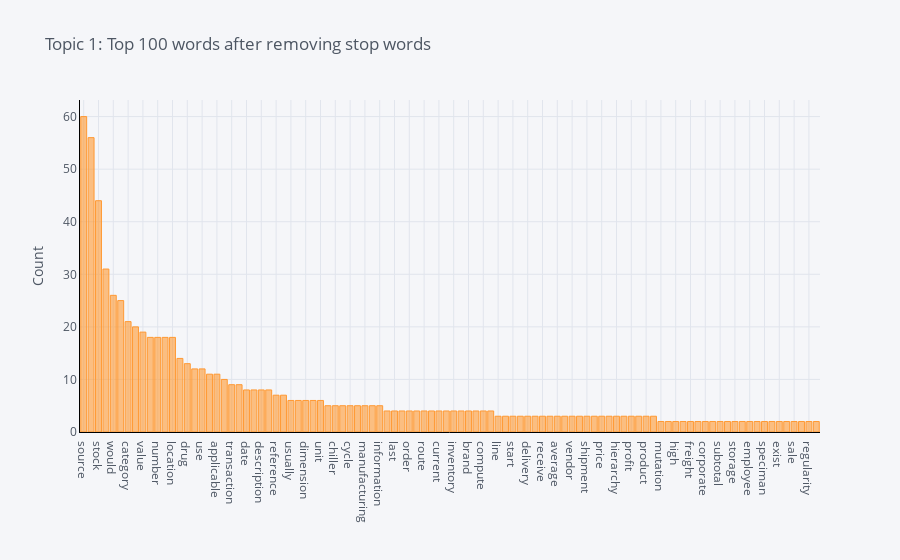

The cell this chart's notebook holds for it:
### Code cell
plot_model(lda, plot='frequency', topic_num = 'Topic 1')

### Figure 1 — Plotly figure (JSON) as saved in the notebook; plotly's stock layout.template omitted (floating-point values rounded to 4 significant figures)
{"data": [{"name": "count", "text": "", "y": [60, 56, 44, 31, 26, 25, 21, 20, 19, 18, 18, 18, 18, 14, 13, 12, 12, 11, 11, 10, 9, 9, 8, 8, 8, 8, 7, 7, 6, 6, 6, 6, 6, 5, 5, 5, 5, 5, 5, 5, 5, 4, 4, 4, 4, 4, 4, 4, 4, 4, 4, 4, 4, 4, 4, 4, 3, 3, 3, 3, 3, 3, 3, 3, 3, 3, 3, 3, 3, 3, 3, 3, 3, 3, 3, 3, 3, 3, 2, 2, 2, 2, 2, 2, 2, 2, 2, 2, 2, 2, 2, 2, 2, 2, 2, 2, 2, 2, 2, 2], "marker": {"color": "rgba(255, 153, 51, 0.6)", "line": {"color": "rgba(255, 153, 51, 1.0)", "width": 1}}, "x": ["source", "item", "stock", "invoice", "would", "total", "category", "supplier", "value", "supply", "number", "customer", "location", "payment", "drug", "system", "use", "application", "applicable", "reason", "transaction", "month", "date", "day", "description", "name", "reference", "freeze", "usually", "cost", "dimension", "term", "unit", "credit", "chiller", "quantity", "cycle", "stop", "manufacturing", "subdivision", "information", "need", "last", "site", "order", "statement", "route", "administration", "current", "invoiceid", "inventory", "effective", "brand", "color", "compute", "concept", "line", "estimate", "start", "dry", "delivery", "component", "receive", "transport", "average", "assembly", "vendor", "expiration", "shipment", "process", "price", "isolation", "hierarchy", "optional", "profit", "population", "product", "pre", "mutation", "indication", "high", "height", "freight", "temp", "corporate", "female", "subtotal", "failure", "storage", "due", "employee", "standard", "speciman", "foreign", "exist", "key", "sale", "range", "regularity", "locationid"], "type": "bar", "orientation": "v"}], "layout": {"title": {"text": "Topic 1: Top 100 words after removing stop words", "font": {"color": "#4D5663"}}, "paper_bgcolor": "#F5F6F9", "plot_bgcolor": "#F5F6F9", "yaxis": {"tickfont": {"color": "#4D5663"}, "title": {"text": "Count", "font": {"color": "#4D5663"}}, "showgrid": true, "zerolinecolor": "#E1E5ED", "gridcolor": "#E1E5ED", "linecolor": "black"}, "xaxis": {"tickfont": {"color": "#4D5663"}, "title": {"text": "", "font": {"color": "#4D5663"}}, "showgrid": true, "zerolinecolor": "#E1E5ED", "gridcolor": "#E1E5ED", "linecolor": "black"}, "legend": {"bgcolor": "#F5F6F9", "font": {"color": "#4D5663"}}}}
